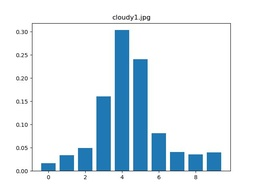
#> input picture image_classification_texture_descriptor/cloudy1_lbp_hist.jpg, 256 x 192 px, shrunk from 640 x 480 before the run, given in place of cat.jpg, which was not available; the run also reads 2 pictures not shown here
$ python seg_contour.py
#> lines starting #> are read from the running program, lines starting #| are printed output that depends on the picture; after the words box and inside, x2 and y2 are one past the last pixel; in counts of white or black regions, pixels touching at a corner belong together; pictures that were not available may be replaced by others from this repository, and a replacement may not be noted
#!/usr/bin/env python
# coding: utf-8

# In[187]:


import numpy as np
import matplotlib.pyplot as plt
import cv2
import math
from scipy import signal


# In[188]:


def otsu(img, num_itr, invert):
    mask = np.ones(img.shape, dtype=np.uint8)

    for i in range(num_itr):
        foreground = img[mask!=0]
        hist, bins = np.histogram(foreground, bins = np.unique(foreground), density=True)
        bins = bins[:-1]

        sigmaB2 = np.zeros(len(bins))
        i = 0
        for k in bins:
            omega0 = sum(hist[bins < k])
            omega1 = sum(hist[bins >= k])
            mu0 = bins[bins < k].dot(hist[bins < k]/omega0)
            mu1 = bins[bins >= k].dot(hist[bins >= k]/omega1)
            sigmaB2[i] = omega0 * omega1 * (mu1 - mu0)**2
            i = i + 1
        k_star = bins[np.argmax(sigmaB2)]

        if invert == 0:
            mask = img > k_star
        else:
            mask = img < k_star

    return mask

def bgr_segmentation(img, iterations, inverts):
    mask = np.ones(img[:, :, 0].shape, dtype=np.uint8)
    for i in range(3):
#         i = 2
        mask_tmp = otsu(img[:, :, i], iterations[i], inverts[i])
        mask = mask*mask_tmp
        print(i)
    return mask

def texture_segmentation(img, iterations, inverts, Ns):
    img_gray = cv2.cvtColor(img, cv2.COLOR_BGR2GRAY)
    mask = np.ones(img_gray.shape, dtype=np.uint8)
    for i, N in enumerate(Ns):
        img_tmp = get_feature_map(img_gray, N)
        mask_tmp = otsu(img_tmp, iterations[i], inverts[i])
        mask = mask*mask_tmp
        print(i)
    return mask

def get_feature_map(img, N):
    img = img.astype(float)
    sum_kernel = np.ones((N, N))
    window_sum = signal.convolve2d(img, sum_kernel, boundary='symm', mode='same')
    window2_sum = signal.convolve2d(img**2, sum_kernel, boundary='symm', mode='same')
    mean = window_sum/(N**2)
    mean2 = window2_sum/(N**2)
    var = mean2 - mean**2
    return var.astype(int)

def find_contour(img, k_size, dil_itr, ero_itr):

    kernel = np.ones((k_size, k_size), np.uint8)
    img_dilation = cv2.dilate(img, kernel, iterations=dil_itr)
    img_erosion = cv2.erode(img_dilation, kernel, iterations=ero_itr)

    sum_kernel = np.ones((3, 3))
    window_sum = signal.convolve2d(img_erosion, sum_kernel, boundary='symm', mode='same')
    sum_mask = window_sum < 9

    return sum_mask*img_erosion


# In[189]:


if __name__ == '__main__':
    path = r'C:\Users\yhosc\Desktop\ECE661\HW6\HW6-Images\\'
    outputPath = r'C:\Users\yhosc\Desktop\ECE661\HW6\\'
    img_cat = cv2.imread(path+'cat.jpg')
#> img_cat is the input picture: shape (192, 256, 3); mean B, G, R 241.1, 233.4, 221.4

    mask_bgr = bgr_segmentation(img_cat, [1, 1, 1], [1, 1, 0])
#> the loop in bgr_segmentation, `for i in range(3):` made 3 passes
#> pass 1, in bgr_segmentation, `mask_tmp = otsu(img[:, :, i], iterations[i], inverts[i])`:
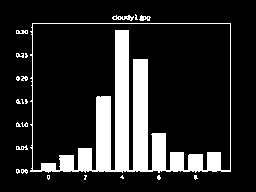
#> mask_tmp: shape (192, 256) bool; 16.1% white; 22 white regions (13 under 20 px), largest, box (x1, y1, x2, y2) and area: (30, 23, 231, 173) 7495, (112, 15, 134, 21) 69, (139, 15, 151, 21) 44
#> after the loop in bgr_segmentation, `for i in range(3):`: mask: shape (192, 256); values 0 (black) and 1 (white), 0.71% white in thin lines or dots, all inside (x1, y1, x2, y2) = (16, 15, 231, 179)
    img_cat_bgr = cv2.bitwise_and(img_cat, img_cat, mask = mask_bgr)

#     cv2.imwrite(outputPath+'testB.jpg', img_cat[:, :, 0])
#     cv2.imwrite(outputPath+'testG.jpg', img_cat[:, :, 1])
#     cv2.imwrite(outputPath+'testR.jpg', img_cat[:, :, 2])

    mask_texture = texture_segmentation(img_cat, [1, 1, 1], [0, 0, 0], [6, 8, 10])
#> after the loop in texture_segmentation, `for i, N in enumerate(Ns):`:
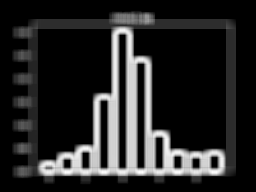
#> img_tmp: shape (192, 256) int64; min 0, max 5862, mean 897.6; drawn with min black and max white
#> after the loop in texture_segmentation, `for i, N in enumerate(Ns):`: mask: shape (192, 256); values 0 (black) and 1 (white), 10.5% white; 5 white regions (2 under 20 px), largest, box (x1, y1, x2, y2) and area: (39, 28, 224, 174) 4937, (114, 15, 137, 23) 154, (141, 14, 153, 23) 84
    img_cat_texture = cv2.bitwise_and(img_cat, img_cat, mask = mask_texture)

    img_cat_contour_bgr = find_contour(mask_bgr, 5, 1, 1)
#> in find_contour, `img_dilation = cv2.dilate(img, kernel, iterations=dil_itr)`: img_dilation: shape (192, 256); values 0 (black) and 1 (white), 5.6% white; 23 white regions, largest, box (x1, y1, x2, y2) and area: (14, 21, 43, 175) 1484, (110, 13, 152, 23) 307, (14, 28, 28, 36) 95
#> in find_contour, `sum_mask = window_sum < 9`: sum_mask: shape (192, 256) bool; 99.8% white; black in thin lines or dots, all inside (x1, y1, x2, y2) = (17, 17, 146, 172)
    img_cat_contour_texture = find_contour(mask_texture, 5, 1, 1)
#> in find_contour (call 2), `img_dilation = cv2.dilate(img, kernel, iterations=dil_itr)`: img_dilation: shape (192, 256); values 0 (black) and 1 (white), 17.8% white; 2 white regions, box (x1, y1, x2, y2) and area: (37, 26, 226, 176) 8275, (112, 12, 155, 25) 494
#> in find_contour (call 2), `img_erosion = cv2.erode(img_dilation, kernel, iterations=ero_itr)`: img_erosion: shape (192, 256); values 0 (black) and 1 (white), 10.8% white; 2 white regions, box (x1, y1, x2, y2) and area: (39, 28, 224, 174) 5007, (114, 14, 153, 23) 278
#> in find_contour (call 2), `sum_mask = window_sum < 9`: sum_mask: shape (192, 256) bool; 93% white; 2 black regions, box (x1, y1, x2, y2) and area: (41, 29, 223, 173) 3277, (116, 16, 151, 22) 182
#> in find_contour (call 2), `return sum_mask*img_erosion`: returned value: shape (192, 256); values 0 (black) and 1 (white), 3.7% white in thin lines or dots, all inside (x1, y1, x2, y2) = (39, 14, 224, 174)

    cv2.imwrite(outputPath+'img_cat_bgr.jpg', img_cat_bgr)
    cv2.imwrite(outputPath+'img_cat_texture.jpg', img_cat_texture)
    cv2.imwrite(outputPath+'img_cat_contour_bgr.jpg', img_cat_contour_bgr*255)
    cv2.imwrite(outputPath+'img_cat_contour_texture.jpg', img_cat_contour_texture*255)


# In[190]:


img_car = cv2.imread(path+'car.jpg')
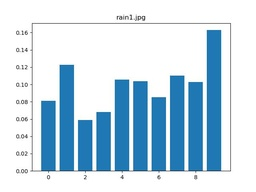
#> input picture image_classification_texture_descriptor/rain1_lbp_hist.jpg, 256 x 192 px, shrunk from 640 x 480 before the run, given in place of car.jpg, which was not available
#> img_car is the input picture: shape (192, 256, 3); mean B, G, R 231.7, 217.2, 194.8

mask_bgr = bgr_segmentation(img_car, [1, 1, 1], [1, 0, 1])
#> after the loop in bgr_segmentation (call 2), `for i in range(3):`: mask: shape (192, 256); every value is 0
img_car_bgr = cv2.bitwise_and(img_car, img_car, mask = mask_bgr)
#> img_car_bgr: shape (192, 256, 3); every value is 0

#     cv2.imwrite(outputPath+'testB.jpg', img_car[:, :, 0])
#     cv2.imwrite(outputPath+'testG.jpg', img_car[:, :, 1])
#     cv2.imwrite(outputPath+'testR.jpg', img_car[:, :, 2])

mask_texture = texture_segmentation(img_car, [1, 1, 1], [0, 0, 0], [6, 8, 10])
#> the loop in texture_segmentation (call 2), `for i, N in enumerate(Ns):` made 3 passes
#> pass 1, in get_feature_map (call 4), `mean = window_sum/(N**2)`:
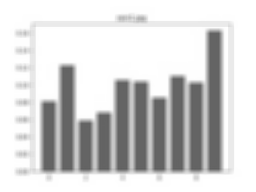
#> mean: shape (192, 256) float64; min 94.17, max 255, mean 212.2
#> after the loop in texture_segmentation (call 2), `for i, N in enumerate(Ns):`:
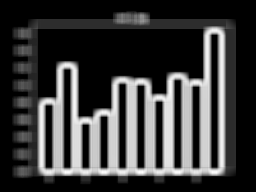
#> img_tmp: shape (192, 256) int64; min 0, max 5862, mean 1366.1; drawn with min black and max white
#> after the loop in texture_segmentation (call 2), `for i, N in enumerate(Ns):`:
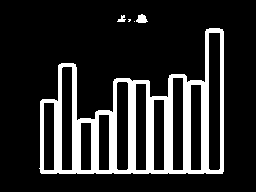
#> mask: shape (192, 256); values 0 (black) and 1 (white), 17.1% white; 5 white regions (2 under 20 px), largest, box (x1, y1, x2, y2) and area: (39, 28, 224, 174) 8294, (136, 14, 148, 23) 74, (117, 15, 126, 22) 36
img_car_texture = cv2.bitwise_and(img_car, img_car, mask = mask_texture)

img_car_contour_bgr = find_contour(mask_bgr, 5, 1, 1)
#> in find_contour (call 3), `window_sum = signal.convolve2d(img_erosion, sum_kernel, boundary='symm..`: window_sum: shape (192, 256) float64; every value is 0
#> in find_contour (call 3), `sum_mask = window_sum < 9`: sum_mask: shape (192, 256) bool; every value is 1
img_car_contour_texture = find_contour(mask_texture, 5, 1, 1)
#> call 4 of find_contour, with k_size = 5, dil_itr = 1, ero_itr = 1
#> in find_contour (call 4), `img_dilation = cv2.dilate(img, kernel, iterations=dil_itr)`: img_dilation: shape (192, 256); values 0 (black) and 1 (white), 28.3% white; 2 white regions, box (x1, y1, x2, y2) and area: (37, 26, 226, 176) 13562, (115, 12, 150, 25) 335
#> in find_contour (call 4), `img_erosion = cv2.erode(img_dilation, kernel, iterations=ero_itr)`: img_erosion: shape (192, 256); values 0 (black) and 1 (white), 17.2% white; 2 white regions, box (x1, y1, x2, y2) and area: (39, 28, 224, 174) 8338, (117, 14, 148, 23) 135
#> in find_contour (call 4), `sum_mask = window_sum < 9`:
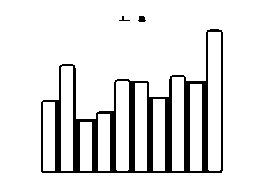
#> sum_mask: shape (192, 256) bool; 88.5% white; 3 black regions (1 under 20 px), largest, box (x1, y1, x2, y2) and area: (41, 29, 223, 173) 5619, (138, 16, 146, 22) 37

cv2.imwrite(outputPath+'img_car_bgr.jpg', img_car_bgr)
cv2.imwrite(outputPath+'img_car_texture.jpg', img_car_texture)
cv2.imwrite(outputPath+'img_car_contour_bgr.jpg', img_car_contour_bgr*255)
cv2.imwrite(outputPath+'img_car_contour_texture.jpg', img_car_contour_texture*255)


# In[191]:


img_f16 = cv2.imread(path+'f16.jpg')

mask_bgr = bgr_segmentation(img_f16, [1, 1, 1], [0, 1, 1])
img_f16_bgr = cv2.bitwise_and(img_f16, img_f16, mask = mask_bgr)

#     cv2.imwrite(outputPath+'testB.jpg', img_f16[:, :, 0])
#     cv2.imwrite(outputPath+'testG.jpg', img_f16[:, :, 1])
#     cv2.imwrite(outputPath+'testR.jpg', img_f16[:, :, 2])

mask_texture = texture_segmentation(img_f16, [1, 1, 1], [0, 0, 0], [2, 3, 4])
img_f16_texture = cv2.bitwise_and(img_f16, img_f16, mask = mask_texture)

img_f16_contour_bgr = find_contour(mask_bgr, 5, 1, 1)
img_f16_contour_texture = find_contour(mask_texture, 5, 1, 1)

cv2.imwrite(outputPath+'img_f16_bgr.jpg', img_f16_bgr)
cv2.imwrite(outputPath+'img_f16_texture.jpg', img_f16_texture)
cv2.imwrite(outputPath+'img_f16_contour_bgr.jpg', img_f16_contour_bgr*255)
cv2.imwrite(outputPath+'img_f16_contour_texture.jpg', img_f16_contour_texture*255)


# In[192]:


img_dog = cv2.imread(path+'dog.jpg')

mask_bgr = bgr_segmentation(img_dog, [1, 0, 2], [0, 1, 0])
img_dog_bgr = cv2.bitwise_and(img_dog, img_dog, mask = mask_bgr)

#     cv2.imwrite(outputPath+'testB.jpg', img_dog[:, :, 0])
#     cv2.imwrite(outputPath+'testG.jpg', img_dog[:, :, 1])
#     cv2.imwrite(outputPath+'testR.jpg', img_dog[:, :, 2])

mask_texture = texture_segmentation(img_dog, [1, 1, 1], [0, 0, 0], [3, 4, 5])
img_dog_texture = cv2.bitwise_and(img_dog, img_dog, mask = mask_texture)

img_dog_contour_bgr = find_contour(mask_bgr, 5, 1, 1)
img_dog_contour_texture = find_contour(mask_texture, 5, 1, 1)

cv2.imwrite(outputPath+'img_dog_bgr.jpg', img_dog_bgr)
cv2.imwrite(outputPath+'img_dog_texture.jpg', img_dog_texture)
cv2.imwrite(outputPath+'img_dog_contour_bgr.jpg', img_dog_contour_bgr*255)
cv2.imwrite(outputPath+'img_dog_contour_texture.jpg', img_dog_contour_texture*255)
